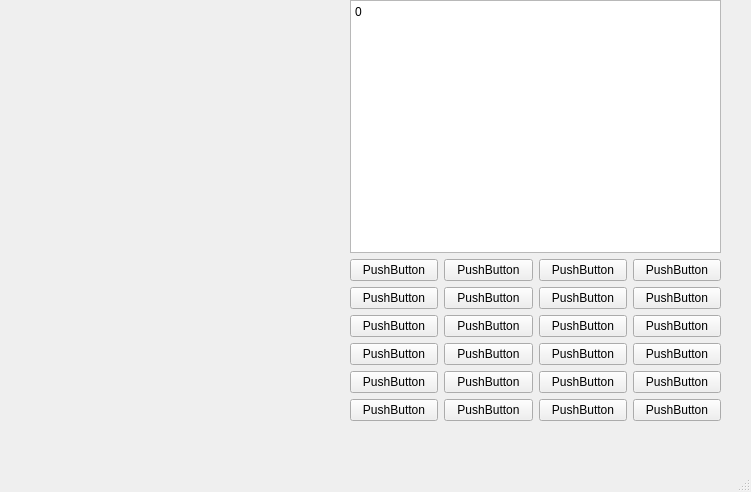
<?xml version="1.0" encoding="UTF-8"?>
<ui version="4.0">
 <class>MainWindow</class>
 <widget class="QMainWindow" name="MainWindow">
  <property name="geometry">
   <rect>
    <x>0</x>
    <y>0</y>
    <width>751</width>
    <height>492</height>
   </rect>
  </property>
  <property name="windowTitle">
   <string>MainWindow</string>
  </property>
  <widget class="QWidget" name="centralwidget">
   <widget class="QWidget" name="verticalLayoutWidget">
    <property name="geometry">
     <rect>
      <x>350</x>
      <y>0</y>
      <width>371</width>
      <height>421</height>
     </rect>
    </property>
    <layout class="QVBoxLayout" name="verticalLayout" stretch="1,2,4">
     <item>
      <layout class="QVBoxLayout" name="mainInput">
       <item>
        <widget class="QPlainTextEdit" name="plainTextEdit">
         <property name="plainText">
          <string>0</string>
         </property>
        </widget>
       </item>
      </layout>
     </item>
     <item>
      <layout class="QVBoxLayout" name="verticalLayout_3">
       <item>
        <layout class="QHBoxLayout" name="horizontalLayout">
         <item>
          <widget class="QPushButton" name="pushButton_20">
           <property name="text">
            <string>PushButton</string>
           </property>
          </widget>
         </item>
         <item>
          <widget class="QPushButton" name="pushButton_17">
           <property name="text">
            <string>PushButton</string>
           </property>
          </widget>
         </item>
         <item>
          <widget class="QPushButton" name="pushButton_19">
           <property name="text">
            <string>PushButton</string>
           </property>
          </widget>
         </item>
         <item>
          <widget class="QPushButton" name="pushButton_18">
           <property name="text">
            <string>PushButton</string>
           </property>
          </widget>
         </item>
        </layout>
       </item>
       <item>
        <layout class="QHBoxLayout" name="horizontalLayout_2">
         <item>
          <widget class="QPushButton" name="pushButton_22">
           <property name="text">
            <string>PushButton</string>
           </property>
          </widget>
         </item>
         <item>
          <widget class="QPushButton" name="pushButton_21">
           <property name="text">
            <string>PushButton</string>
           </property>
          </widget>
         </item>
         <item>
          <widget class="QPushButton" name="pushButton_23">
           <property name="text">
            <string>PushButton</string>
           </property>
          </widget>
         </item>
         <item>
          <widget class="QPushButton" name="pushButton_24">
           <property name="text">
            <string>PushButton</string>
           </property>
          </widget>
         </item>
        </layout>
       </item>
      </layout>
     </item>
     <item>
      <layout class="QGridLayout" name="gridLayout_2">
       <item row="2" column="0">
        <widget class="QPushButton" name="pushButton_4">
         <property name="text">
          <string>PushButton</string>
         </property>
        </widget>
       </item>
       <item row="0" column="2">
        <widget class="QPushButton" name="pushButton_6">
         <property name="text">
          <string>PushButton</string>
         </property>
        </widget>
       </item>
       <item row="3" column="0">
        <widget class="QPushButton" name="pushButton">
         <property name="text">
          <string>PushButton</string>
         </property>
        </widget>
       </item>
       <item row="0" column="0">
        <widget class="QPushButton" name="pushButton_2">
         <property name="text">
          <string>PushButton</string>
         </property>
        </widget>
       </item>
       <item row="1" column="0">
        <widget class="QPushButton" name="pushButton_3">
         <property name="text">
          <string>PushButton</string>
         </property>
        </widget>
       </item>
       <item row="0" column="1">
        <widget class="QPushButton" name="pushButton_5">
         <property name="text">
          <string>PushButton</string>
         </property>
        </widget>
       </item>
       <item row="0" column="3">
        <widget class="QPushButton" name="pushButton_7">
         <property name="text">
          <string>PushButton</string>
         </property>
        </widget>
       </item>
       <item row="1" column="1">
        <widget class="QPushButton" name="pushButton_8">
         <property name="text">
          <string>PushButton</string>
         </property>
        </widget>
       </item>
       <item row="1" column="2">
        <widget class="QPushButton" name="pushButton_9">
         <property name="text">
          <string>PushButton</string>
         </property>
        </widget>
       </item>
       <item row="2" column="1">
        <widget class="QPushButton" name="pushButton_10">
         <property name="text">
          <string>PushButton</string>
         </property>
        </widget>
       </item>
       <item row="1" column="3">
        <widget class="QPushButton" name="pushButton_11">
         <property name="text">
          <string>PushButton</string>
         </property>
        </widget>
       </item>
       <item row="2" column="2">
        <widget class="QPushButton" name="pushButton_12">
         <property name="text">
          <string>PushButton</string>
         </property>
        </widget>
       </item>
       <item row="2" column="3">
        <widget class="QPushButton" name="pushButton_13">
         <property name="text">
          <string>PushButton</string>
         </property>
        </widget>
       </item>
       <item row="3" column="1">
        <widget class="QPushButton" name="pushButton_14">
         <property name="text">
          <string>PushButton</string>
         </property>
        </widget>
       </item>
       <item row="3" column="2">
        <widget class="QPushButton" name="pushButton_15">
         <property name="text">
          <string>PushButton</string>
         </property>
        </widget>
       </item>
       <item row="3" column="3">
        <widget class="QPushButton" name="pushButton_16">
         <property name="text">
          <string>PushButton</string>
         </property>
        </widget>
       </item>
      </layout>
     </item>
    </layout>
   </widget>
  </widget>
  <widget class="QMenuBar" name="menubar">
   <property name="geometry">
    <rect>
     <x>0</x>
     <y>0</y>
     <width>751</width>
     <height>21</height>
    </rect>
   </property>
  </widget>
  <widget class="QStatusBar" name="statusbar"/>
 </widget>
 <resources/>
 <connections/>
</ui>
